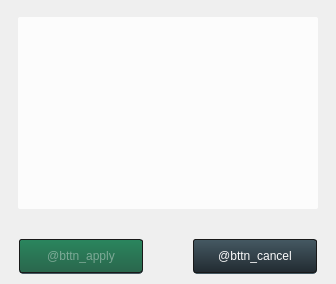
<?xml version="1.0" encoding="UTF-8"?>
<ui version="4.0">
 <class>NotesListEditor</class>
 <widget class="EntityWidget" name="NotesListEditor">
  <property name="geometry">
   <rect>
    <x>0</x>
    <y>0</y>
    <width>336</width>
    <height>284</height>
   </rect>
  </property>
  <property name="sizePolicy">
   <sizepolicy hsizetype="Preferred" vsizetype="Expanding">
    <horstretch>0</horstretch>
    <verstretch>0</verstretch>
   </sizepolicy>
  </property>
  <property name="maximumSize">
   <size>
    <width>380</width>
    <height>324</height>
   </size>
  </property>
  <property name="styleSheet">
   <string notr="true">EntityWidget {
    border: 1px solid #191919;
    border-left: 1px solid #455a64;
    border-top: 2px solid qlineargradient(spread:pad, x1:0, y1:1, x2:0, y2:0, stop:0 rgba(69, 90, 100, 255), stop:0.498 rgba(69, 90, 100, 255), stop:0.502 rgba(24, 24, 24, 255), stop:1 rgba(24, 24, 24, 255));

    background-color: #37474f;

}

QTextBrowser {
    font: 11px &quot;Open Sans&quot;;
   color: #191919;
}</string>
  </property>
  <property name="respondable">
   <bool>true</bool>
  </property>
  <property name="parentPainting">
   <enum>E::PaintParentAfter</enum>
  </property>
  <layout class="QVBoxLayout" name="main_layout" stretch="0,1,0">
   <property name="spacing">
    <number>4</number>
   </property>
   <property name="sizeConstraint">
    <enum>QLayout::SetMaximumSize</enum>
   </property>
   <property name="leftMargin">
    <number>18</number>
   </property>
   <property name="topMargin">
    <number>17</number>
   </property>
   <property name="rightMargin">
    <number>18</number>
   </property>
   <property name="bottomMargin">
    <number>0</number>
   </property>
   <item alignment="Qt::AlignTop">
    <widget class="TextBrowser" name="textBrowser">
     <property name="sizePolicy">
      <sizepolicy hsizetype="Preferred" vsizetype="Expanding">
       <horstretch>0</horstretch>
       <verstretch>0</verstretch>
      </sizepolicy>
     </property>
     <property name="minimumSize">
      <size>
       <width>272</width>
       <height>44</height>
      </size>
     </property>
     <property name="cursor" stdset="0">
      <cursorShape>IBeamCursor</cursorShape>
     </property>
     <property name="styleSheet">
      <string notr="true">QTextBrowser {
    border-radius: 1px;
    background-color: #fafafa;
    padding: 2px;
border-radius: 2px;
}

QTextBrowser:!focus {
    border-radius: 2px;
    background-color: rgba(255, 255, 255, 204);
}

QTextBrowser:focus {
    border-radius: 2px;
    background-color: #ffffff;
}</string>
     </property>
     <property name="verticalScrollBarPolicy">
      <enum>Qt::ScrollBarAlwaysOff</enum>
     </property>
     <property name="horizontalScrollBarPolicy">
      <enum>Qt::ScrollBarAlwaysOff</enum>
     </property>
     <property name="autoFormatting">
      <set>QTextEdit::AutoAll</set>
     </property>
     <property name="tabChangesFocus">
      <bool>true</bool>
     </property>
     <property name="documentTitle">
      <string>@title_notes: %0</string>
     </property>
     <property name="undoRedoEnabled">
      <bool>true</bool>
     </property>
     <property name="textInteractionFlags">
      <set>Qt::LinksAccessibleByKeyboard|Qt::LinksAccessibleByMouse|Qt::TextBrowserInteraction|Qt::TextEditable|Qt::TextEditorInteraction|Qt::TextSelectableByKeyboard|Qt::TextSelectableByMouse</set>
     </property>
    </widget>
   </item>
   <item alignment="Qt::AlignTop">
    <widget class="MarkersListView" name="listView">
     <property name="sizePolicy">
      <sizepolicy hsizetype="Preferred" vsizetype="Fixed">
       <horstretch>0</horstretch>
       <verstretch>0</verstretch>
      </sizepolicy>
     </property>
     <property name="minimumSize">
      <size>
       <width>6</width>
       <height>22</height>
      </size>
     </property>
     <property name="maximumSize">
      <size>
       <width>16777215</width>
       <height>22</height>
      </size>
     </property>
     <property name="styleSheet">
      <string notr="true">QListView {
    border: 1px hidden;
background-color: transparent;
	selection-background-color: rgba(0, 0, 0, 55);
}

QListView::item {
    width: 20px;
    height: 20px;
margin: 4px;
    subcontrol-position: center;
background-origin: padding;
background-clip : content;
border: 1px solid #191919;
padding: -1px;
}

QListView::item:!selected:hover {
border: 1px solid #191919;
}
QListView::item:selected {
border: 2px solid #191919;
margin: 1px;
}
QListView::item:hover {
border: 1px solid #191919;
margin: 2px;
}

QListView::icon {
height: 14px;
margin: -2px;
position: top;
subcontrol-position: top;
}
QListView::icon:selected {
    margin: 0px;
}
QListView::icon:hover {
    margin: 0px;
}
</string>
     </property>
     <property name="verticalScrollBarPolicy">
      <enum>Qt::ScrollBarAlwaysOff</enum>
     </property>
     <property name="horizontalScrollBarPolicy">
      <enum>Qt::ScrollBarAlwaysOff</enum>
     </property>
     <property name="alternatingRowColors">
      <bool>false</bool>
     </property>
     <property name="iconSize">
      <size>
       <width>28</width>
       <height>28</height>
      </size>
     </property>
     <property name="movement">
      <enum>QListView::Static</enum>
     </property>
     <property name="flow">
      <enum>QListView::LeftToRight</enum>
     </property>
     <property name="resizeMode">
      <enum>QListView::Adjust</enum>
     </property>
     <property name="gridSize">
      <size>
       <width>20</width>
       <height>20</height>
      </size>
     </property>
     <property name="viewMode">
      <enum>QListView::IconMode</enum>
     </property>
     <property name="uniformItemSizes">
      <bool>true</bool>
     </property>
    </widget>
   </item>
   <item alignment="Qt::AlignBottom">
    <widget class="QWidget" name="buttons" native="true">
     <property name="sizePolicy">
      <sizepolicy hsizetype="MinimumExpanding" vsizetype="Fixed">
       <horstretch>0</horstretch>
       <verstretch>0</verstretch>
      </sizepolicy>
     </property>
     <property name="styleSheet">
      <string notr="true">QPushButton {
    margin: 0px;
padding: 0px;
min-width: 122px;
max-width: 122px;
min-height: 32px;
max-height: 32px;
border: 1px solid #191919;
border-radius: 3px;
font: 14px &quot;Open Sans Semibold&quot;;
color: #fafafa;
}
.QFrame {
    background-color: #455a64;
    border-radius: 4px;
border-bottom: 1px solid #445862;
}
EntityWidget {
    border: none;
}</string>
     </property>
     <layout class="QHBoxLayout" name="horizontalLayout_2">
      <property name="spacing">
       <number>5</number>
      </property>
      <property name="leftMargin">
       <number>1</number>
      </property>
      <property name="topMargin">
       <number>0</number>
      </property>
      <property name="rightMargin">
       <number>1</number>
      </property>
      <property name="bottomMargin">
       <number>10</number>
      </property>
      <item>
       <widget class="QFrame" name="container_bttn_apply">
        <property name="minimumSize">
         <size>
          <width>124</width>
          <height>35</height>
         </size>
        </property>
        <property name="maximumSize">
         <size>
          <width>124</width>
          <height>35</height>
         </size>
        </property>
        <layout class="QVBoxLayout" name="verticalLayout_2">
         <property name="spacing">
          <number>0</number>
         </property>
         <property name="leftMargin">
          <number>0</number>
         </property>
         <property name="topMargin">
          <number>0</number>
         </property>
         <property name="rightMargin">
          <number>0</number>
         </property>
         <property name="bottomMargin">
          <number>1</number>
         </property>
         <item alignment="Qt::AlignLeft|Qt::AlignVCenter">
          <widget class="QPushButton" name="bttn_apply">
           <property name="enabled">
            <bool>false</bool>
           </property>
           <property name="minimumSize">
            <size>
             <width>124</width>
             <height>34</height>
            </size>
           </property>
           <property name="maximumSize">
            <size>
             <width>124</width>
             <height>34</height>
            </size>
           </property>
           <property name="cursor">
            <cursorShape>PointingHandCursor</cursorShape>
           </property>
           <property name="styleSheet">
            <string notr="true">QPushButton{
background-color: qlineargradient(spread:pad, x1:0, y1:1, x2:0, y2:0, stop:0 #007828, stop:1 #00c853);
}
QPushButton:hover {
background-color: qlineargradient(spread:pad, x1:0, y1:1, x2:0, y2:0, stop:0 rgba(8, 140, 48, 255), stop:1 rgba(10, 222, 92, 255));
}
QPushButton:pressed{
background-color: qlineargradient(spread:pad, x1:0, y1:1, x2:0, y2:0, stop:0 rgba(18, 57, 31, 255), stop:1 rgba(43, 106, 69, 255));
}

QPushButton:disabled {
background-color: qlineargradient(spread:pad, x1:0, y1:1, x2:0, y2:0, stop:0 rgba(0, 120, 40, 100), stop:1 rgba(0, 200, 83, 100));
color: rgba(250, 250, 250, 100);
}

EntityWidget {
  background-color: rgba(255, 255, 255, 250);
}
EntityWidget:disabled {
  background-color: rgba(255, 255, 255, 100);
}</string>
           </property>
           <property name="text">
            <string>@bttn_apply</string>
           </property>
           <property name="shortcut">
            <string notr="true">Return</string>
           </property>
           <widget class="EntityWidget" name="solid_6">
            <property name="enabled">
             <bool>false</bool>
            </property>
            <property name="geometry">
             <rect>
              <x>1</x>
              <y>1</y>
              <width>146</width>
              <height>1</height>
             </rect>
            </property>
            <property name="minimumSize">
             <size>
              <width>146</width>
              <height>1</height>
             </size>
            </property>
            <property name="maximumSize">
             <size>
              <width>146</width>
              <height>1</height>
             </size>
            </property>
            <property name="blending">
             <enum>E::Overlay</enum>
            </property>
            <property name="parentPainting">
             <enum>E::PaintParentBefore</enum>
            </property>
           </widget>
          </widget>
         </item>
        </layout>
       </widget>
      </item>
      <item>
       <spacer name="horizontalSpacer_3">
        <property name="orientation">
         <enum>Qt::Horizontal</enum>
        </property>
        <property name="sizeHint" stdset="0">
         <size>
          <width>40</width>
          <height>20</height>
         </size>
        </property>
       </spacer>
      </item>
      <item>
       <widget class="QFrame" name="container_bttn_cancel">
        <property name="minimumSize">
         <size>
          <width>124</width>
          <height>35</height>
         </size>
        </property>
        <property name="maximumSize">
         <size>
          <width>124</width>
          <height>35</height>
         </size>
        </property>
        <layout class="QVBoxLayout" name="verticalLayout">
         <property name="spacing">
          <number>0</number>
         </property>
         <property name="leftMargin">
          <number>0</number>
         </property>
         <property name="topMargin">
          <number>0</number>
         </property>
         <property name="rightMargin">
          <number>0</number>
         </property>
         <property name="bottomMargin">
          <number>1</number>
         </property>
         <item alignment="Qt::AlignRight|Qt::AlignVCenter">
          <widget class="QPushButton" name="bttn_cancel">
           <property name="minimumSize">
            <size>
             <width>124</width>
             <height>34</height>
            </size>
           </property>
           <property name="maximumSize">
            <size>
             <width>124</width>
             <height>34</height>
            </size>
           </property>
           <property name="cursor">
            <cursorShape>PointingHandCursor</cursorShape>
           </property>
           <property name="styleSheet">
            <string notr="true">QPushButton{
  background-color: qlineargradient(spread:pad, x1:0, y1:1, x2:0, y2:0, stop:0 rgba(34, 43, 49, 255), stop:1 rgba(69, 89, 99, 255));
border: 1px solid #191919;
border-radius: 3px;
}

QPushButton:hover {
background-color: qlineargradient(spread:pad, x1:0, y1:1, x2:0, y2:0, stop:0 rgba(205, 55, 33, 215), stop:0.33 rgba(69, 34, 32, 225), stop:1 rgba(69, 89, 99, 255));
}

QPushButton:pressed {
background-color: qlineargradient(spread:pad, x1:0, y1:1, x2:0, y2:0, stop:0 rgba(41, 51, 54, 255), stop:0.5 rgba(18, 20, 26, 255), stop:1 rgba(24, 25, 32, 255));
}
QPushButton:disabled {
  background-color: qlineargradient(spread:pad, x1:0, y1:1, x2:0, y2:0, stop:0 rgba(34, 43, 49, 100), stop:1 rgba(69, 89, 99, 100));
color: rgba(250, 250, 250, 100);
}
EntityWidget {
  background-color: rgba(255, 255, 255, 250);
}
EntityWidget:disabled {
  background-color: rgba(255, 255, 255, 100);
}</string>
           </property>
           <property name="text">
            <string>@bttn_cancel</string>
           </property>
           <property name="shortcut">
            <string notr="true">Esc</string>
           </property>
           <widget class="EntityWidget" name="solid_8">
            <property name="enabled">
             <bool>true</bool>
            </property>
            <property name="geometry">
             <rect>
              <x>1</x>
              <y>1</y>
              <width>146</width>
              <height>1</height>
             </rect>
            </property>
            <property name="minimumSize">
             <size>
              <width>146</width>
              <height>1</height>
             </size>
            </property>
            <property name="maximumSize">
             <size>
              <width>146</width>
              <height>1</height>
             </size>
            </property>
            <property name="blending">
             <enum>E::Overlay</enum>
            </property>
            <property name="parentPainting">
             <enum>E::PaintParentBefore</enum>
            </property>
           </widget>
          </widget>
         </item>
        </layout>
       </widget>
      </item>
     </layout>
    </widget>
   </item>
  </layout>
 </widget>
 <customwidgets>
  <customwidget>
   <class>EntityWidget</class>
   <extends>QWidget</extends>
   <header>plugins.h</header>
   <container>1</container>
  </customwidget>
  <customwidget>
   <class>MarkersListView</class>
   <extends>QListView</extends>
   <header>markerslist.h</header>
  </customwidget>
  <customwidget>
   <class>TextBrowser</class>
   <extends>QTextBrowser</extends>
   <header>noteslisteditor.h</header>
   <slots>
    <signal>focused()</signal>
    <signal>unfocused()</signal>
   </slots>
  </customwidget>
 </customwidgets>
 <resources/>
 <connections>
  <connection>
   <sender>NotesListEditor</sender>
   <signal>focused()</signal>
   <receiver>textBrowser</receiver>
   <slot>setFocus()</slot>
   <hints>
    <hint type="sourcelabel">
     <x>319</x>
     <y>85</y>
    </hint>
    <hint type="destinationlabel">
     <x>301</x>
     <y>58</y>
    </hint>
   </hints>
  </connection>
  <connection>
   <sender>NotesListEditor</sender>
   <signal>focused()</signal>
   <receiver>textBrowser</receiver>
   <slot>selectAll()</slot>
   <hints>
    <hint type="sourcelabel">
     <x>319</x>
     <y>66</y>
    </hint>
    <hint type="destinationlabel">
     <x>301</x>
     <y>66</y>
    </hint>
   </hints>
  </connection>
  <connection>
   <sender>bttn_apply</sender>
   <signal>clicked()</signal>
   <receiver>NotesListEditor</receiver>
   <slot>submit()</slot>
   <hints>
    <hint type="sourcelabel">
     <x>85</x>
     <y>115</y>
    </hint>
    <hint type="destinationlabel">
     <x>107</x>
     <y>144</y>
    </hint>
   </hints>
  </connection>
  <connection>
   <sender>bttn_cancel</sender>
   <signal>clicked()</signal>
   <receiver>NotesListEditor</receiver>
   <slot>revert()</slot>
   <hints>
    <hint type="sourcelabel">
     <x>300</x>
     <y>134</y>
    </hint>
    <hint type="destinationlabel">
     <x>319</x>
     <y>131</y>
    </hint>
   </hints>
  </connection>
 </connections>
 <slots>
  <signal>currentMarkerChanged(QModelIndex)</signal>
  <signal>editingStarted()</signal>
  <signal>editingFinished(bool)</signal>
  <slot>editNote(QModelIndex)</slot>
  <slot>submit()</slot>
  <slot>revert()</slot>
 </slots>
</ui>
